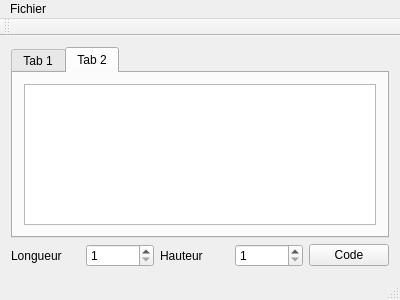
<?xml version="1.0" encoding="UTF-8"?>
<ui version="4.0">
 <class>MainWindow</class>
 <widget class="QMainWindow" name="MainWindow">
  <property name="geometry">
   <rect>
    <x>0</x>
    <y>0</y>
    <width>400</width>
    <height>300</height>
   </rect>
  </property>
  <property name="windowTitle">
   <string>MainWindow</string>
  </property>
  <widget class="QWidget" name="centralWidget">
   <layout class="QVBoxLayout" name="verticalLayout_2">
    <item>
     <layout class="QVBoxLayout" name="verticalLayout">
      <item>
       <widget class="QTabWidget" name="tabWidget">
        <property name="currentIndex">
         <number>1</number>
        </property>
        <widget class="QWidget" name="tab_3">
         <attribute name="title">
          <string>Tab 1</string>
         </attribute>
         <layout class="QHBoxLayout" name="horizontalLayout_3">
          <item>
           <layout class="QHBoxLayout" name="horizontalLayout">
            <item>
             <widget class="QTableView" name="tableau"/>
            </item>
           </layout>
          </item>
         </layout>
        </widget>
        <widget class="QWidget" name="tab_4">
         <attribute name="title">
          <string>Tab 2</string>
         </attribute>
         <layout class="QHBoxLayout" name="horizontalLayout_5">
          <item>
           <layout class="QHBoxLayout" name="horizontalLayout_4">
            <item>
             <widget class="QPlainTextEdit" name="matrixOutput"/>
            </item>
           </layout>
          </item>
         </layout>
        </widget>
       </widget>
      </item>
      <item>
       <layout class="QHBoxLayout" name="horizontalLayout_2">
        <item>
         <widget class="QLabel" name="label">
          <property name="text">
           <string>Longueur</string>
          </property>
         </widget>
        </item>
        <item>
         <widget class="QSpinBox" name="spinHauteur">
          <property name="minimum">
           <number>1</number>
          </property>
         </widget>
        </item>
        <item>
         <widget class="QLabel" name="label_2">
          <property name="text">
           <string>Hauteur</string>
          </property>
         </widget>
        </item>
        <item>
         <widget class="QSpinBox" name="spinLongueur">
          <property name="minimum">
           <number>1</number>
          </property>
         </widget>
        </item>
        <item>
         <widget class="QPushButton" name="codeButton">
          <property name="text">
           <string>Code</string>
          </property>
         </widget>
        </item>
       </layout>
      </item>
     </layout>
    </item>
   </layout>
  </widget>
  <widget class="QMenuBar" name="menuBar">
   <property name="geometry">
    <rect>
     <x>0</x>
     <y>0</y>
     <width>400</width>
     <height>25</height>
    </rect>
   </property>
   <widget class="QMenu" name="menuFichier">
    <property name="title">
     <string>Fichier</string>
    </property>
    <addaction name="actionQuitter"/>
   </widget>
   <addaction name="menuFichier"/>
  </widget>
  <widget class="QToolBar" name="mainToolBar">
   <attribute name="toolBarArea">
    <enum>TopToolBarArea</enum>
   </attribute>
   <attribute name="toolBarBreak">
    <bool>false</bool>
   </attribute>
  </widget>
  <widget class="QStatusBar" name="statusBar"/>
  <action name="actionQuitter">
   <property name="text">
    <string>Quitter</string>
   </property>
   <property name="shortcut">
    <string>Ctrl+Q</string>
   </property>
  </action>
 </widget>
 <layoutdefault spacing="6" margin="11"/>
 <resources/>
 <connections>
  <connection>
   <sender>actionQuitter</sender>
   <signal>triggered()</signal>
   <receiver>MainWindow</receiver>
   <slot>close()</slot>
   <hints>
    <hint type="sourcelabel">
     <x>-1</x>
     <y>-1</y>
    </hint>
    <hint type="destinationlabel">
     <x>199</x>
     <y>149</y>
    </hint>
   </hints>
  </connection>
 </connections>
</ui>
